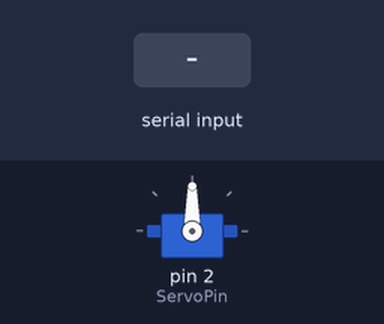
A sketch run on a simulated Arduino Uno, built with avr-gcc and run on an emulated ATmega328P. On the bench: servo. Inputs (shaded band) come from the test bench.

Above: at 1.2 s.
1.3 s: "a" received over Serial
At 1.8 s:
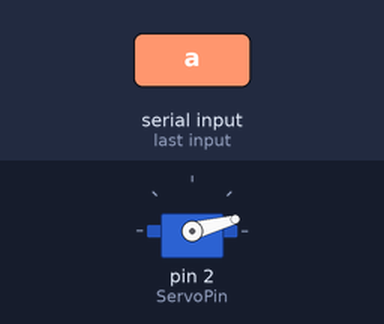
2.8 s: "b" received over Serial
At 4.0 s:
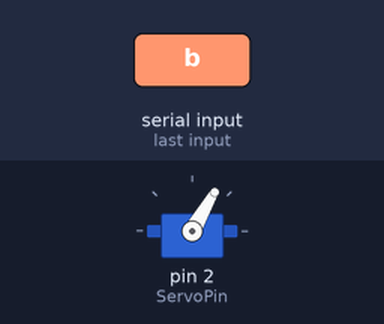
4.3 s: "c" received over Serial
At 5.3 s:
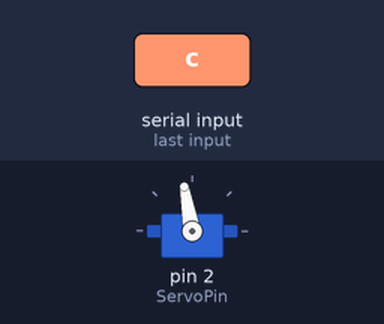
5.8 s: "d" received over Serial
At 6.4 s:
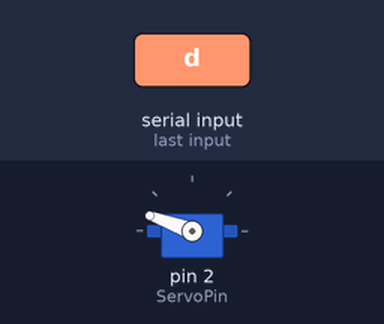
Timing chart, 0 to 8.3 s (numbered marks = the images above; inputs shaded):
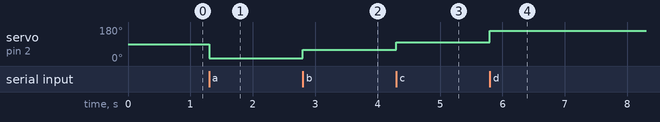

Measured:
- after the input at 1.3 s, servo on pin 2 (ServoPin): 90° → 15° at once
- after the input at 2.8 s, servo on pin 2 (ServoPin): 15° → 60° at once
- after the input at 4.3 s, servo on pin 2 (ServoPin): 60° → 100° at once
- after the input at 5.8 s, servo on pin 2 (ServoPin): 100° → 160° at once

The sketch:

ArmControl.ino
```cpp
#include <Servo.h>

Servo axis;
char Angle = 'a';
int ServoPin = 2;

void setup() {
  Serial.begin(115200);
  axis.attach(ServoPin);
}

void loop() {
  if (Serial.available() > 0){
    Angle = Serial.read();
    if (Angle == 'a'){
      axis.write(15);
    }else if (Angle == 'b'){
      axis.write(60);
    }else if (Angle == 'c'){
      axis.write(100);
    }else if (Angle == 'd'){
      axis.write(160);
    }else{
      Serial.println("Serial data not valid.");
      Serial.println(Angle);
    }
    delay(50);
  }
}
```
